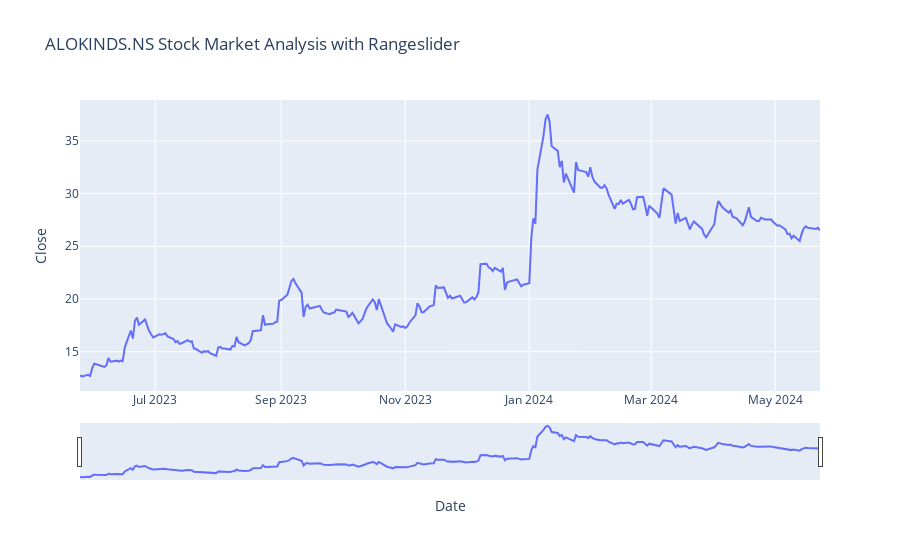

The notebook cell saved with this chart:
### Code cell
fig = pe.line(data, x='Date', y='Close', title=f'{yf_stock_symbol} Stock Market Analysis with Rangeslider')
fig.update_xaxes(rangeslider_visible=True)
fig.show()

### Figure 1 — Plotly figure (JSON) as saved in the notebook; plotly's stock layout.template omitted (floating-point values rounded to 4 significant figures; data arrays with more than 128 entries replaced by an {"elided": "..."} marker saying what was removed)
{"data": [{"hovertemplate": "Date=%{x}<br>Close=%{y}<extra></extra>", "legendgroup": "", "line": {"color": "#636efa", "dash": "solid"}, "marker": {"symbol": "circle"}, "mode": "lines", "name": "", "orientation": "v", "showlegend": false, "type": "scatter", "x": {"elided": "244 str values"}, "xaxis": "x", "y": {"elided": "244 float values"}, "yaxis": "y"}], "layout": {"legend": {"tracegroupgap": 0}, "title": {"text": "ALOKINDS.NS Stock Market Analysis with Rangeslider"}, "xaxis": {"anchor": "y", "domain": [0, 1], "rangeslider": {"visible": true}, "title": {"text": "Date"}}, "yaxis": {"anchor": "x", "domain": [0, 1], "title": {"text": "Close"}}}}
